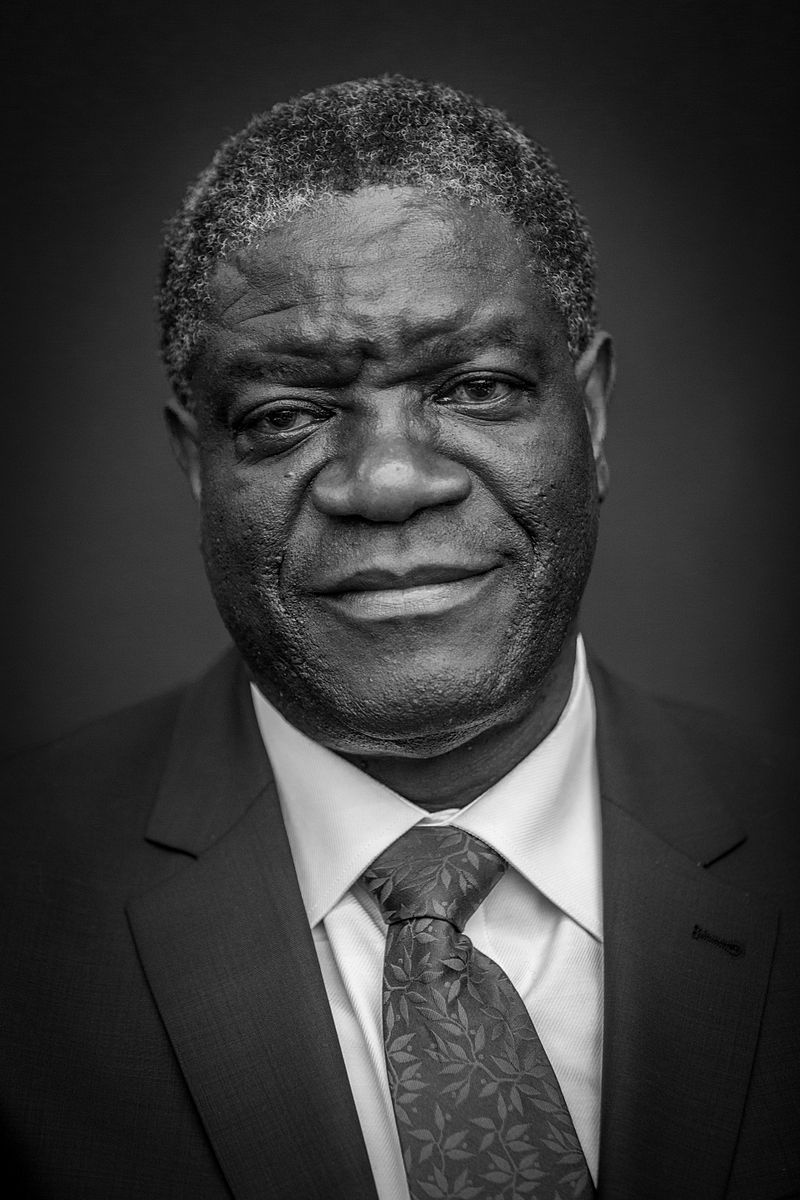
#> input picture bench/images/denis.jpg, 800 x 1200 px
$ python -i rojo_azul.py   (imports and definitions only)
#> lines starting #> are read from the running program, lines starting #| are printed output that depends on the picture; after the words box and inside, x2 and y2 are one past the last pixel; in counts of white or black regions, pixels touching at a corner belong together
#> further down, picture is the input picture: shape (1200, 800, 3); min 0, max 255, mean 58.8
import cv2 as cv
import numpy as np


def filtro_rojo_azul(img: np.ndarray) -> np.ndarray:

    # Red color.
    lower_red1 = np.array((0, 90, 50))
    upper_red1 = np.array((10, 255, 210))
    lower_red2 = np.array((165, 90, 50))
    upper_red2 = np.array((179, 255, 210))

    # Blue color.
    lower_blue = np.array((90, 90, 50))
    upper_blue = np.array((130, 255, 210))

    mask_red1 = cv.inRange(img, lower_red1, upper_red1)
#> mask_red1: shape (1200, 800); every value is 0
    mask_red2 = cv.inRange(img, lower_red2, upper_red2)
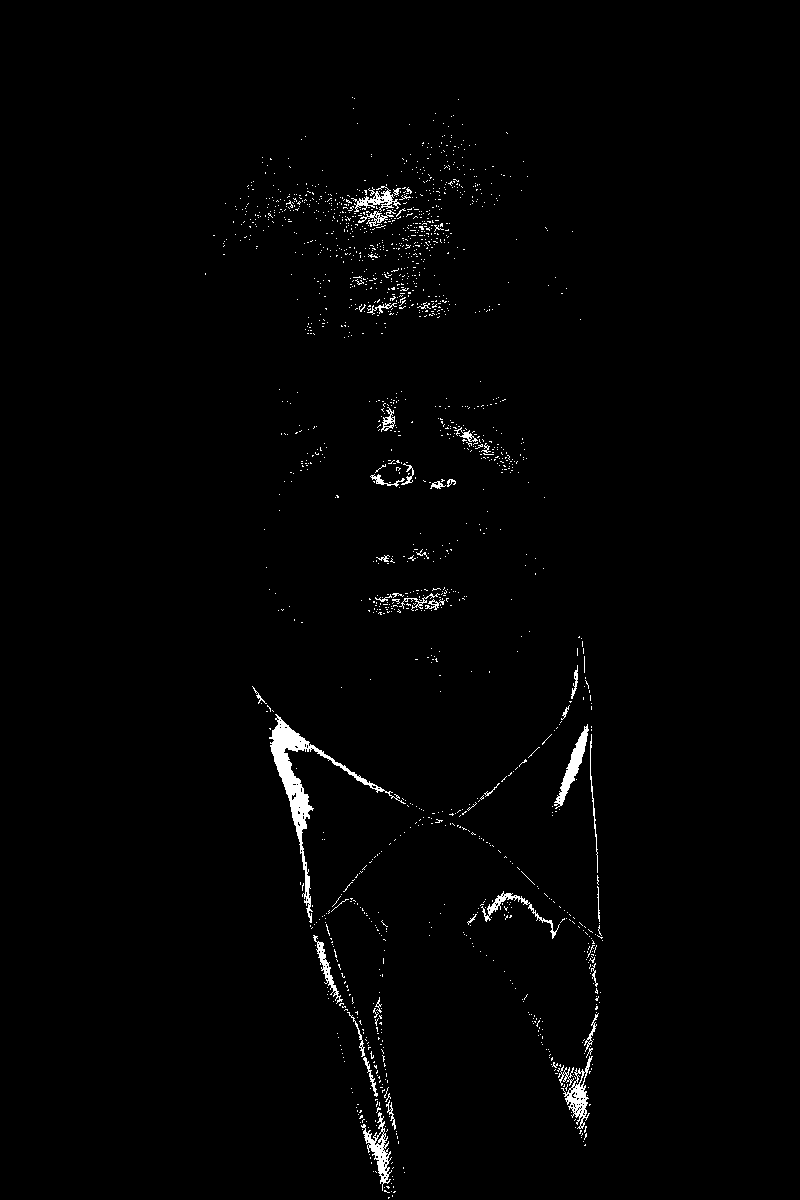
#> mask_red2: shape (1200, 800); 1.3% white; 1622 white regions (1578 under 20 px), largest, box (x1, y1, x2, y2) and area: (269, 714, 406, 923) 2786, (554, 724, 589, 809) 748, (361, 1112, 392, 1191) 715
    mask_blue = cv.inRange(img, lower_blue, upper_blue)
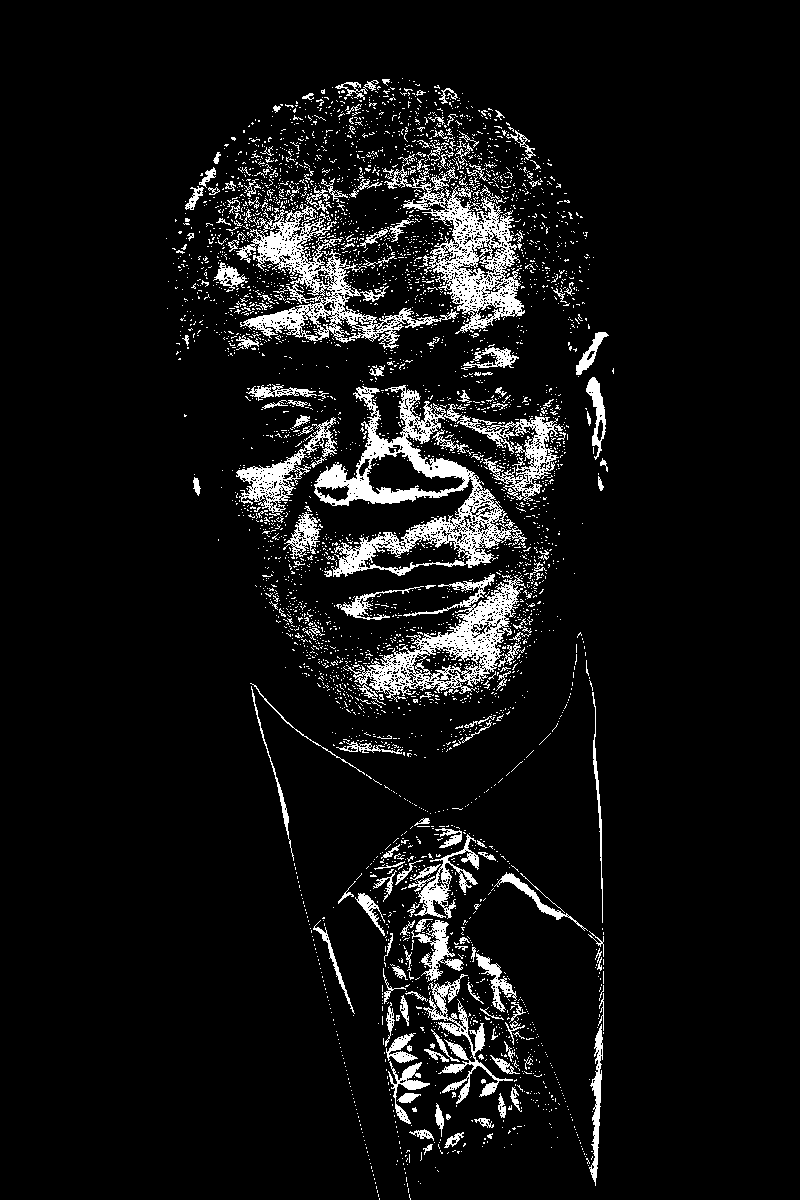
#> mask_blue: shape (1200, 800); 7.4% white; 3997 white regions (3792 under 20 px), largest, box (x1, y1, x2, y2) and area: (314, 385, 527, 577) 10376, (236, 204, 459, 349) 7204, (384, 154, 525, 334) 6977

    mask_red = cv.bitwise_or(mask_red1, mask_red2)
    mask_combined = cv.bitwise_or(mask_red, mask_blue)
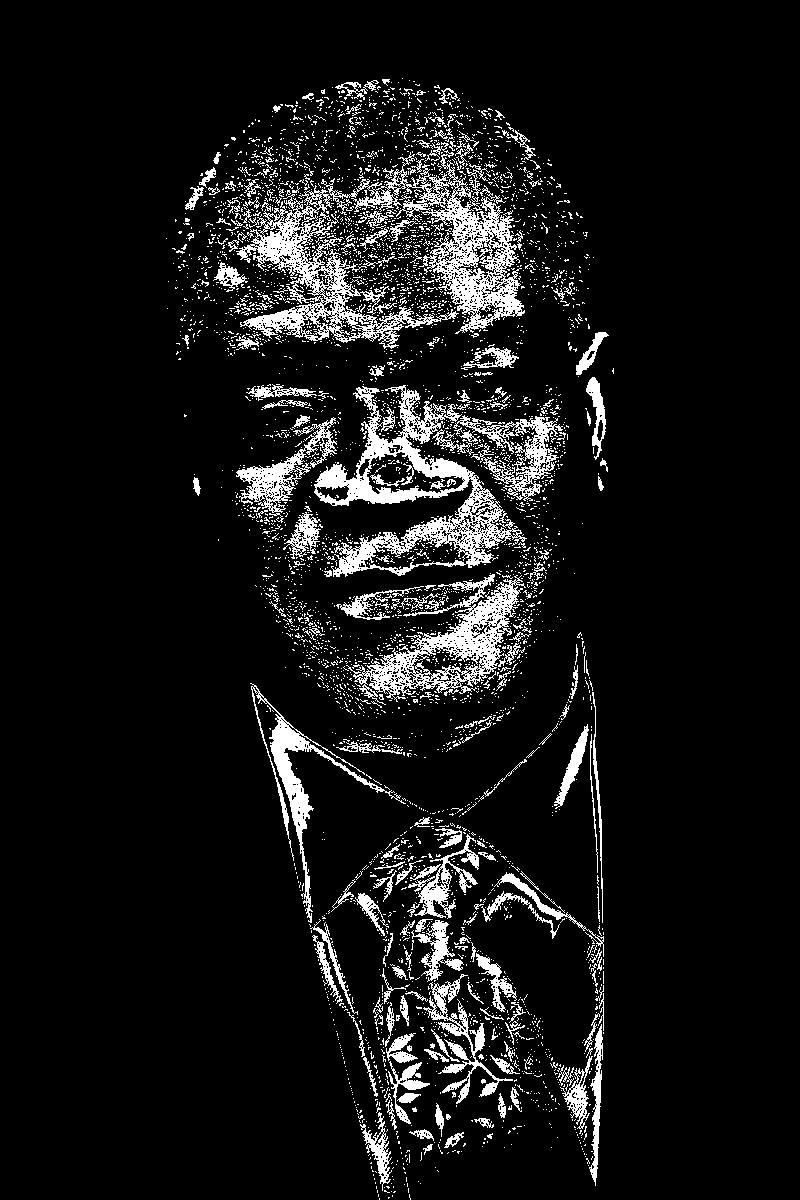
#> mask_combined: shape (1200, 800); 8.7% white; 4255 white regions (4012 under 20 px), largest, box (x1, y1, x2, y2) and area: (314, 385, 527, 577) 10587, (321, 142, 525, 334) 8478, (236, 185, 459, 349) 8030

    return mask_combined * 255

>>> import cv2
>>> picture = cv2.imread('../../../../bench/images/denis.jpg')
>>> result = filtro_rojo_azul(picture)
